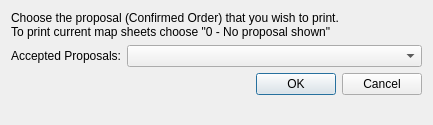
<?xml version="1.0" encoding="UTF-8"?>
<ui version="4.0">
 <class>Dialog</class>
 <widget class="QDialog" name="Dialog">
  <property name="geometry">
   <rect>
    <x>0</x>
    <y>0</y>
    <width>433</width>
    <height>125</height>
   </rect>
  </property>
  <property name="sizePolicy">
   <sizepolicy hsizetype="MinimumExpanding" vsizetype="MinimumExpanding">
    <horstretch>0</horstretch>
    <verstretch>0</verstretch>
   </sizepolicy>
  </property>
  <property name="windowTitle">
   <string>Print accepted proposals</string>
  </property>
  <layout class="QFormLayout" name="formLayout">
   <item row="1" column="0">
    <widget class="QLabel" name="label">
     <property name="text">
      <string>Accepted Proposals:</string>
     </property>
    </widget>
   </item>
   <item row="1" column="1">
    <widget class="QComboBox" name="cb_AcceptedProposalsList"/>
   </item>
   <item row="2" column="0" colspan="2">
    <widget class="QDialogButtonBox" name="buttonBox">
     <property name="orientation">
      <enum>Qt::Horizontal</enum>
     </property>
     <property name="standardButtons">
      <set>QDialogButtonBox::Cancel|QDialogButtonBox::Ok</set>
     </property>
    </widget>
   </item>
   <item row="0" column="0" colspan="2">
    <widget class="QLabel" name="label_2">
     <property name="text">
      <string>Choose the proposal (Confirmed Order) that you wish to print.
To print current map sheets choose &quot;0 - No proposal shown&quot;</string>
     </property>
     <property name="wordWrap">
      <bool>true</bool>
     </property>
    </widget>
   </item>
  </layout>
 </widget>
 <resources/>
 <connections>
  <connection>
   <sender>buttonBox</sender>
   <signal>accepted()</signal>
   <receiver>Dialog</receiver>
   <slot>accept()</slot>
   <hints>
    <hint type="sourcelabel">
     <x>248</x>
     <y>254</y>
    </hint>
    <hint type="destinationlabel">
     <x>157</x>
     <y>274</y>
    </hint>
   </hints>
  </connection>
  <connection>
   <sender>buttonBox</sender>
   <signal>rejected()</signal>
   <receiver>Dialog</receiver>
   <slot>reject()</slot>
   <hints>
    <hint type="sourcelabel">
     <x>316</x>
     <y>260</y>
    </hint>
    <hint type="destinationlabel">
     <x>286</x>
     <y>274</y>
    </hint>
   </hints>
  </connection>
 </connections>
</ui>
